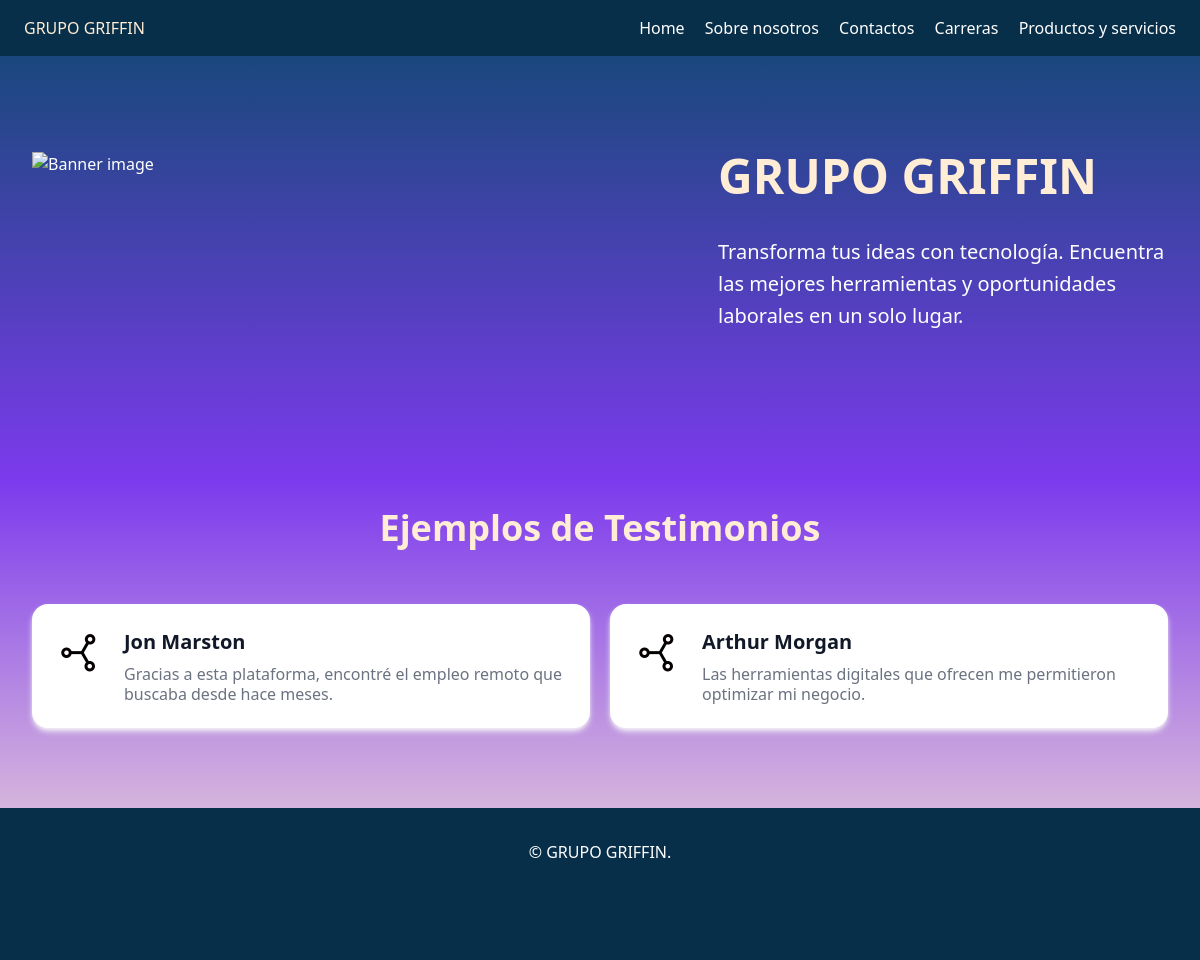
The page / on the database its author committed.
### tables this page shows
CREATE TABLE `opinions` (
  `id` int(11) NOT NULL AUTO_INCREMENT,
  `title` varchar(255) NOT NULL,
  `message` text NOT NULL,
  `publisherId` int(11) NOT NULL,
  PRIMARY KEY (`id`),
  KEY `publisherId` (`publisherId`),
  CONSTRAINT `opinions_ibfk_1` FOREIGN KEY (`publisherId`) REFERENCES `users` (`id`)
);

CREATE TABLE `users` (
  `id` int(11) NOT NULL AUTO_INCREMENT,
  `name` varchar(255) NOT NULL,
  `mail` varchar(255) NOT NULL,
  `phone` varchar(255) DEFAULT NULL,
  PRIMARY KEY (`id`)
);

### config/variables.php (called while the page is built)
<?php
  $SITE_NAME = "GRUPO GRIFFIN"
?>

### db/connection.php (called while the page is built, shortened)
<?php
  class connection {
    private $servername = "localhost";
    private $username = "root";
    private $password = "admin123";
    private $db = "grupo_griffin";
    public $conn;
    private function connect() {
      $this->conn = mysqli_connect($this->servername, $this->username, $this->password,$this->db);
    }
    public function executeQuery($query) {
      try {
        $results = $this->conn->query($query);
        return $results;
      } catch (Exception $e) {
        echo "something went wrong ".$e;
      } finally {
        $this->disconnect();
      }
    }
  }
?>

### index.php (the view, shortened to what this page needs)
<?php
  include "components/Head.php";
  include "components/Header.php";
  include "db/connection.php";
  $db = new connection();
  $results = $db->executeQuery("select o.message, u.name from opinions o inner join users u on u.id = o.publisherid");
?>
<section class="py-14 lg:py-24 relative">
  <div class="mx-auto max-w-7xl px-4 sm:px-6 lg:px-8 relative ">
    <div class="grid grid-cols-1 lg:grid-cols-2 gap-9">
      <div class="img-box">
        <img src="https://images.unsplash.com/photo-1556761175-9c1bafe0f436?q=80&w=2874&auto=format&fit=crop&ixlib=rb-4.0.3&ixid=M3wxMjA3fDB8MHxwaG90by1wYWdlfHx8fGVufDB8fHx8fA%3D%3D" alt="Banner image"
          class="max-lg:mx-auto animate-fade-right animate-once animate-ease-in-out">
      </div>
      <div class="lg:pl-[100px] flex items-center">
        <div class="data w-full">
          <h2
            class="font-manrope font-bold text-4xl lg:text-5xl text-orange-100 mb-9 max-lg:text-center relative animate-fade-right animate-once animate-ease-in-out">
            <?php include BASE_PATH."/config/variables.php"; echo $SITE_NAME ?>
          </h2>
          <p class="font-normal text-xl leading-8 text-white max-lg:text-center max-w-2xl mx-auto">
            Transforma tus ideas con tecnología. Encuentra las mejores herramientas y oportunidades laborales en un solo lugar.
          </p>
        </div>
      </div>
    </div>
  </div>
</section>
<section class="py-20">
  <div class="mx-auto max-w-7xl px-4 sm:px-6 lg:px-8">
    <h2 class="font-manrope text-4xl text-center text-orange-100 font-bold mb-14">Ejemplos de Testimonios</h2>
    <div class="flex flex-col gap-5 xl:gap-8 lg:flex-row lg:justify-between">
      <?php
        while($row = mysqli_fetch_array($results, MYSQLI_ASSOC)) {
          echo '
            <div
              class="w-full max-lg:max-w-xl mx-auto lg:mx-0 bg-white p-6 rounded-2xl shadow-md shadow-gray-100">
              <div class="flex gap-5">
                <div class="font-manrope text-2xl font-bold text-indigo-600">
                  <img src="/assets/connect.png" alt="" srcset="" class="size-12">
                </div>
                <div class="flex-1">
                  <h4 class="text-xl text-gray-900 font-semibold mb-2">'.$row['name'].'</h4>
                  <p class="text-l text-gray-500 leading-5">
                    '.$row['message'].'
                  </p>
                </div>
              </div>
            </div>
          ';
        }
      ?>
    </div>
  </div>
</section>
<?php
  include "components/Footer.php";
?>

### rows shown on the page
opinions: publisherId.name "Jon Marston", message "Gracias a esta plataforma, encontré el empleo remoto que buscaba desde hace meses."
opinions: publisherId.name "Arthur Morgan", message "Las herramientas digitales que ofrecen me permitieron optimizar mi negocio."

### other values the page prints
$SITE_NAME "GRUPO GRIFFIN"
